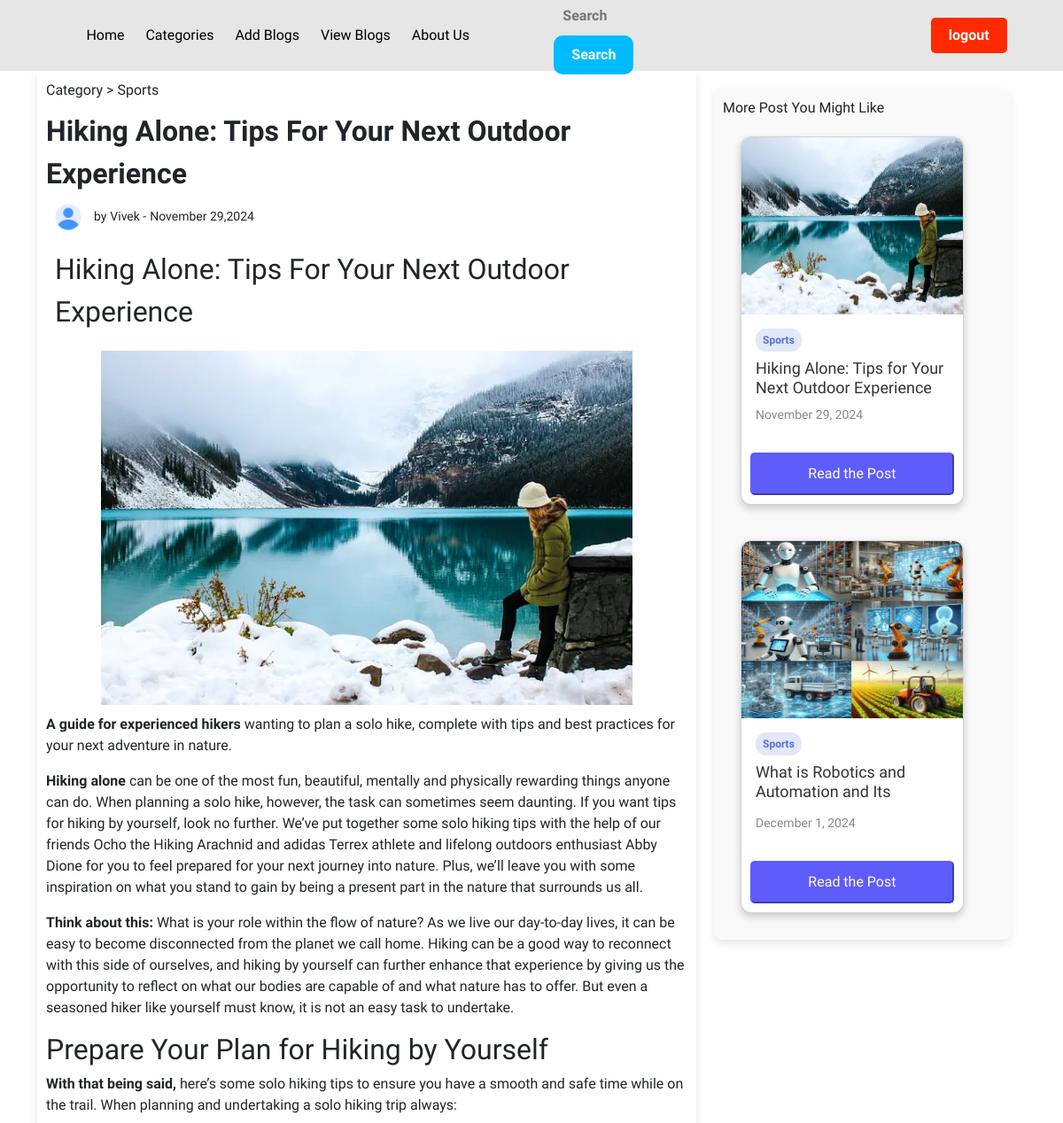
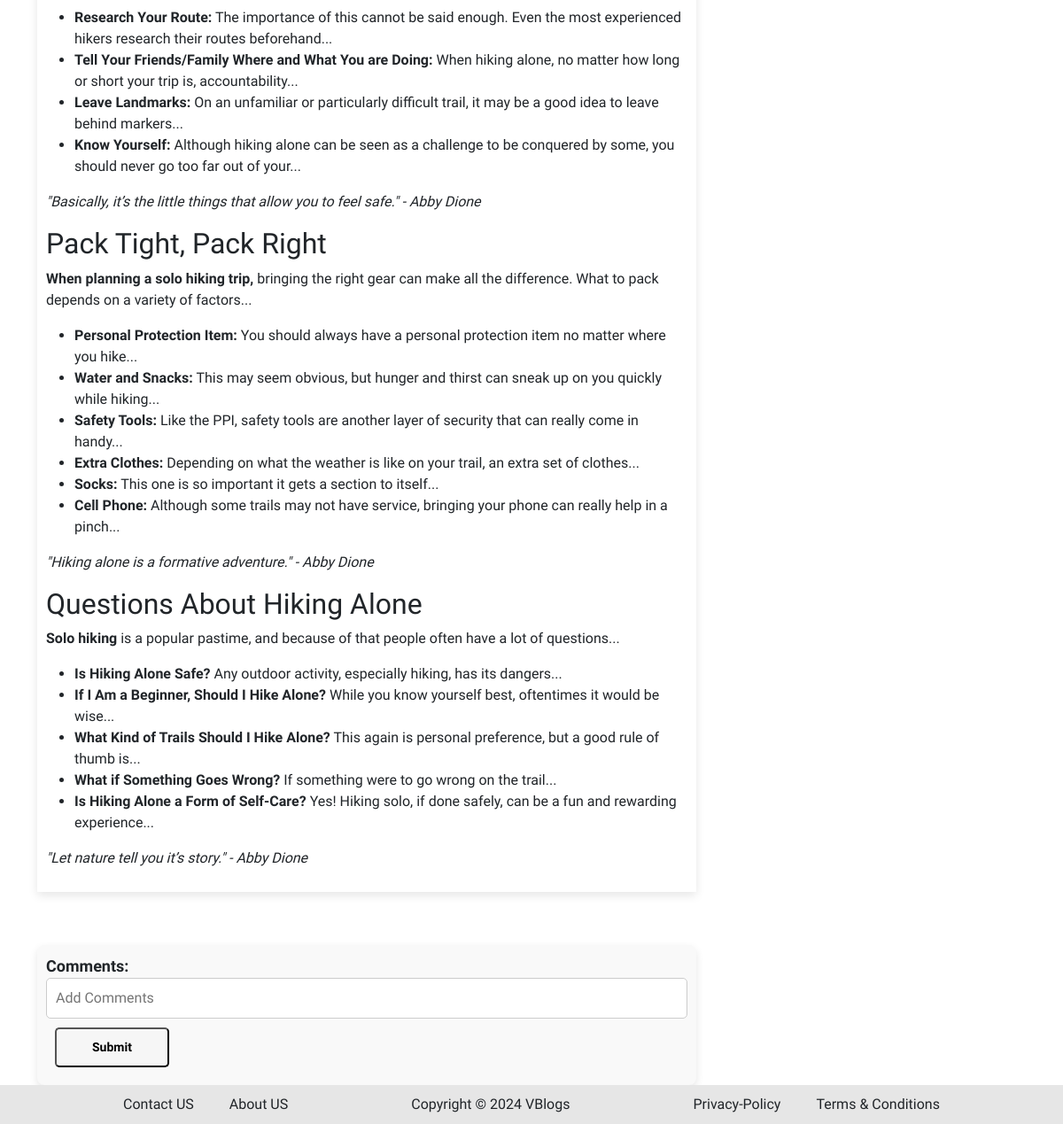
The app's page /post/3/ (signed in) with its own data (2 pictures, top to bottom).
### posts/models.py (models this page shows, shortened)
class Blog(models.Model):
    blog_cat = models.ForeignKey(
        Category, on_delete=models.SET_NULL, null=True, blank=True
    )
    blog_title = models.CharField(max_length=100)
    blog_content = models.TextField()
    blog_image = models.ImageField(upload_to="Posts", null=True, blank=True)
    submitted_at = models.DateTimeField(auto_now_add=True, null=True, blank=True)

class Category(models.Model):
    cat_name = models.CharField(max_length=100)

### posts/views.py (the view)
# urls.py: path("post/<int:id>/", post, name="post"),  # View a single blog post
@login_required(login_url="/login/")
def post(request, id):
    try:
        user_blog = UserBlogs.objects.get(blog_id=id, user=request.user)
        queryset = user_blog.blog  # Get the associated Blog object
        posts = Blog.objects.filter(userblogs__is_published=True)
        return render(
            request,
            "posts/post.html",
            {"queryset": queryset, "page_name": "Post Page", "posts": posts},
        )
    except UserBlogs.DoesNotExist:
        messages.error(request, "You do not have access to this blog.")
        return redirect(reverse("home"))

### posts/context_processors.py (called while the page is built)
def category_list(request):
    categories = Category.objects.all()
    return {'categories': categories}

### posts/templates/posts/post.html (shortened to what this page needs)
{% extends 'base.html' %}
{% load static %}
{% block css %}
  <link rel="stylesheet" href="{% static 'posts/post.css' %}" />
{% endblock %}
{% block body %}
<div class="container d-flex">
    <div class="post col-8">
        <div class="post-category">
            <span>Category ></span>
            <span>{{ queryset.blog_cat.cat_name }}</span>
        </div>
        <div class="post-title ">
            <span>{{ queryset.blog_title|title }}</span>
        </div>
        <div class="post-user-info">
            <img src="{% static 'user.png' %}" alt="">
            <span>by</span>
            <span class="user-name">Vivek -</span>
            <span class="post-date">{{ queryset.submitted_at|date:' F j,Y ' }} </span>
        </div>
        <div class="post-details">
          <div class="blog_title">
          <span>{{ queryset.blog_title|title }}</span>
        </div>
          <img
          src=" {{ queryset.blog_image.url}}"
          class="img-fluid rounded-top"
          alt=""
        />
            {{ queryset.blog_content|safe }}
        </div>
    </div>
    <div class="popular-post  col-4">
        <span class="more-post">More Post You Might Like</span>
        <div class="card-container d-flex">
          {% for post in posts|slice:':2' %}
          <div class="card">
            <div class="card-image">
              <img src="{{ post.blog_image.url }}" alt="{{ post.blog_title }}" />
            </div>
            <div class="card-content">
              <span class="card-tag">{{ post.blog_cat.cat_name }}</span>
              <h3 class="card-title">{{ post.blog_title }}</h3>
              <p class="card-date">{{ post.submitted_at|date:'F j, Y' }}</p>
            </div>
            <button type="button" onclick="location.href='{% url 'post' post.id %}'">Read the Post</button>
          </div>
        {% endfor %}
        </div>
    </div>
    <div class="comment-box col-8 ">
        <form action="">
            <span>Comments:</span>
            <input type="text" placeholder="Add Comments">
            <button>Submit</button>
        </form>
    </div>
</div>
{% endblock %}

### static/global.css (style rules this page uses)
* { margin: 0; padding: 0; box-sizing: border-box; font-family: "Roboto Condensed", sans-serif; }
body { padding-top: 80px; min-height: 100vh; }

### posts/static/posts/post.css (style rules this page uses)
.card-container { flex-direction: column; flex-wrap: wrap; height: auto; }
.card { background-color: white; border-radius: 12px; box-shadow: 0 4px 10px rgba(0, 0, 0, 0.2); overflow: hidden; width: calc(100% - 20%); display: flex; flex-direction: column; transition: 0.3s; min-height: 180px; margin: 20px; }
.card-image { width: calc(100%); height: 200px; display: flex; justify-content: center; align-items: center; }
.card-image img { width: 100%; height: 100%; object-fit: fill; }
.card-content { padding: 16px; }
.card-tag { display: inline-block; background-color: #e0e8f9; color: #556cd6; font-size: 12px; padding: 4px 8px; border-radius: 12px; font-weight: bold; }
.card-title { font-size: 18px; color: #333; margin-top: 8px; margin-bottom: 8px; min-height: 40px; max-height: 48px; overflow: hidden; }
.card-date { color: #888; font-size: 14px; margin-top: 10px; }
.card button { background-color: #5e5cfa; border-color: #5e5cfa; color: white; padding: 10px 15px; transition: 0.3s all; border-radius: 5px; margin: 0px 10px 10px 10px; }
.container { gap: 20px; flex-wrap: wrap; }
.post { padding: 10px; margin-bottom: 20px; box-shadow: 0 4px 10px rgba(0, 0, 0, 0.1); max-width: 70%; }
.popular-post { flex: 1; position: sticky; top: 100px; height: fit-content; background-color: #f9f9f9; padding: 10px; border-radius: 8px; box-shadow: 0 4px 10px rgba(0, 0, 0, 0.1); margin-bottom: 20px; max-width: 30%; }
.post-category { margin-bottom: 10px; }
.post-category span { font-size: 16px; font-weight: 500; }
.post-title span { font-size: 32px; font-weight: 600; }
.post-user-info { margin: 10px; }
.post-user-info img { width: 30px; margin-right: 10px; }
.post-user-info span { font-size: 14px; font-weight: 500; }
.post-details { font-family: "Noto Sans", sans-serif; }
.post-details img { object-fit: contain; width: 100%; height: 400px; margin: 10px auto; }
.comment-box { display: flex; flex-direction: column; gap: 10px; margin-top: 20px; padding: 10px; background-color: #f9f9f9; border-radius: 8px; box-shadow: 0 4px 10px rgba(0, 0, 0, 0.1); }
.comment-box span { font-size: 18px; font-weight: bold; margin-bottom: 10px; }
.comment-box input[type="text"] { width: 100%; padding: 10px; border: 1px solid #ccc; border-radius: 5px; font-size: 16px; }
.comment-box button { padding: 10px 40px; margin: 10px; border-radius: 5px; font-size: 14px; background-color: #f6f6f6; font-weight: 600; }
.blog_title { font-size: 32px; padding: 10px; }
.post-details p { font-size: 16px; font-weight: 400; }

### records on screen
Blog: blog_cat.cat_name "Sports", blog_title "Hiking Alone: Tips For Your Next Outdoor Experience", submitted_at "November 29,2024", blog_image (picture), blog_content "A guide for experienced hikers wanting to plan a solo hike, complete with tips and best practices for your next adventure in nature. Hiking alone can be one of the most fun, beautiful, mentally and physically rewarding things anyone can do. When planning a solo hike, however, the task can sometimes seem daunting. If you want tips for hiking by yourself, look no further. We’ve put together some solo hiking tips with the help of our friends Ocho the Hiking Arachnid and adidas Terrex athlete and lifelong outdoors enthusiast Abby Dione for you to feel prepared for your next journey into nature. Plus, we’ll leave you with some inspiration on what you stand to gain by being a present part in the…", blog_title "Hiking Alone: Tips for Your Next Outdoor Experience", submitted_at "November 29, 2024"
Blog: blog_image (picture), blog_cat.cat_name "Sports", blog_title "What is Robotics and Automation and Its…", submitted_at "December 1, 2024"
